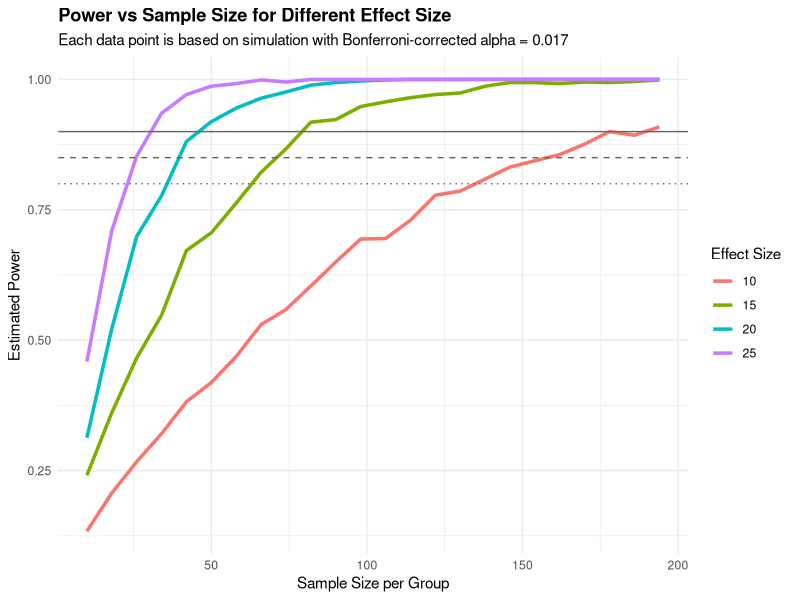

This figure's R source:
set.seed(12344)

# Parameters
alpha <- 0.05 / 4       # Bonferroni-corrected alpha
delta <- 10
# Expected improvement in quality score
sd <- 35.94             # Based on pilot control data
mean_control <- 51.08
n_sims <- 5000
N <- 160            # Candidate sample size per group
successes <- 0

for (i in 1:n_sims) {
  # Simulate 4 groups
  control <- rnorm(N, mean = mean_control, sd = sd)
  scenario2 <- rnorm(N, mean = mean_control + delta, sd = sd)
  scenario3 <- rnorm(N, mean = mean_control + delta, sd = sd)
  scenario4 <- rnorm(N, mean = mean_control + delta, sd = sd)
  
  # Perform one-sided t-tests (intervention > control)
  p1 <- t.test(scenario2, control, alternative = "greater", var.equal = TRUE)$p.value
  p2 <- t.test(scenario3, control, alternative = "greater", var.equal = TRUE)$p.value
  p3 <- t.test(scenario4, control, alternative = "greater", var.equal = TRUE)$p.value
  
  # Count success if at least one comparison is significant
  if (p1 < alpha | p2 < alpha | p3 < alpha) {
    successes <- successes + 1
  }
}

# Calculate estimated power
power_estimate <- successes / n_sims
cat("Estimated power (at least one scenario better than control) for N =", N, "is:", power_estimate, "\n")


library(ggplot2)

set.seed(122134)

# Define simulation parameters
alpha <- 0.05 / 3               # Bonferroni-corrected alpha
sd <- 35.94
mean_control <- 51.08
n_sims <- 1000                 # Reduce for faster plotting (5000 for final)

sample_sizes <- seq(10, 200, by = 8)   # Range of N values to try
effect_sizes <- c(10, 15, 20,25)            # Different deltas to simulate

# Empty data frame to store results
results <- data.frame()

# Loop over effect sizes and sample sizes
for (delta in effect_sizes) {
  for (N in sample_sizes) {
    successes <- 0
    
    for (i in 1:n_sims) {
      # Simulate 4 groups
      control <- rnorm(N, mean = mean_control, sd = sd)
      scenario2 <- rnorm(N, mean = mean_control + delta, sd = sd)
      scenario3 <- rnorm(N, mean = mean_control + delta, sd = sd)
      scenario4 <- rnorm(N, mean = mean_control + delta, sd = sd)
      
      # One-sided t-tests (scenario > control)
      p1 <- t.test(scenario2, control, alternative = "greater", var.equal = TRUE)$p.value
      p2 <- t.test(scenario3, control, alternative = "greater", var.equal = TRUE)$p.value
      p3 <- t.test(scenario4, control, alternative = "greater", var.equal = TRUE)$p.value
      
      if (p1 < alpha | p2 < alpha | p3 < alpha) {
        successes <- successes + 1
      }
    }
    
    power <- successes / n_sims
    results <- rbind(results, data.frame(N = N, delta = delta, power = power))
  }
}
library(dplyr)

results$alpha=0.017
results_sorted <- results %>%
  arrange(desc(N))
results_sorted


# Round power to nearest 0.01 and filter for desired levels


filtered_results <- results %>%
  filter(power >= 0.80 & power <= 0.90) %>%
  arrange(delta, N)

# View the filtered data
filtered_results


# Plot the results
ggplot(results, aes(x = N, y = power, color = factor(delta))) +
  geom_line(size = 1.2) +
  labs(title = "Power vs Sample Size for Different Effect Size",
       subtitle = "Each data point is based on simulation with Bonferroni-corrected alpha = 0.017",
       x = "Sample Size per Group",
       y = "Estimated Power",
       color = "Effect Size ") +
  theme_minimal() +
  geom_hline(yintercept = 0.85, linetype = "dashed", color = "gray40") +
  geom_hline(yintercept = 0.80, linetype = "dotted", color = "gray40") +
  geom_hline(yintercept = 0.90, linetype = "solid", color = "gray40") +
  theme(plot.title = element_text(face = "bold"))
